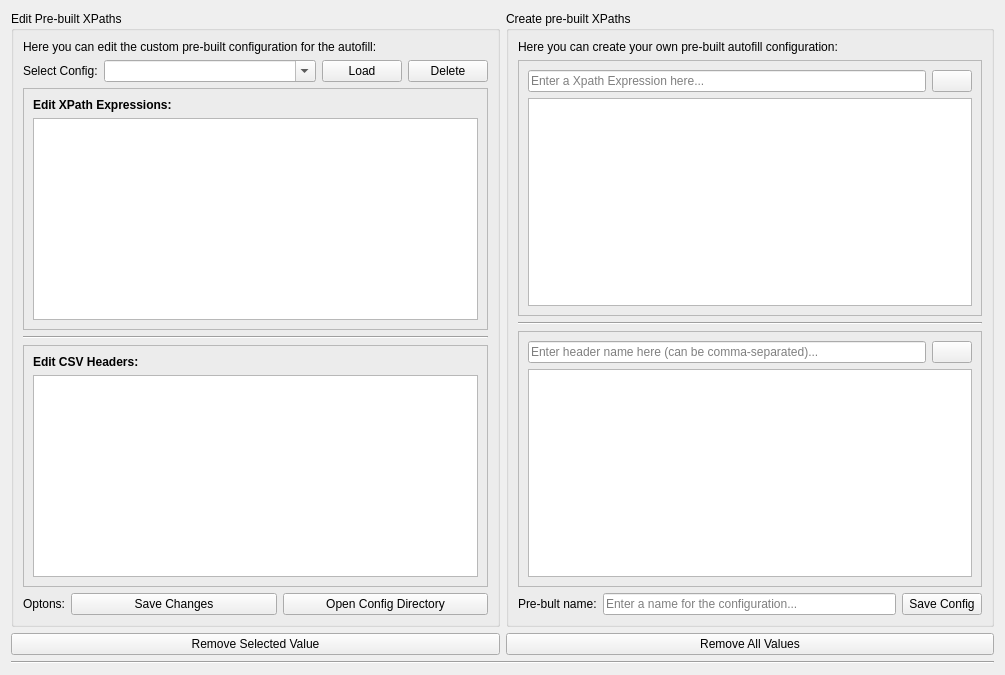
<?xml version="1.0" encoding="UTF-8"?>
<ui version="4.0">
 <class>PreBuiltXPathsManagerWidget</class>
 <widget class="QWidget" name="PreBuiltXPathsManagerWidget">
  <property name="windowModality">
   <enum>Qt::WindowModality::WindowModal</enum>
  </property>
  <property name="geometry">
   <rect>
    <x>0</x>
    <y>0</y>
    <width>1005</width>
    <height>675</height>
   </rect>
  </property>
  <property name="windowTitle">
   <string>PreBuilt XPaths Manager Widget</string>
  </property>
  <property name="windowIcon">
   <iconset resource="../resources/qrc/xmluvation_resources.qrc">
    <normaloff>:/icons/xml_256px.ico</normaloff>:/icons/xml_256px.ico</iconset>
  </property>
  <property name="toolTip">
   <string>Removes the all items in the focused listbox.</string>
  </property>
  <layout class="QVBoxLayout" name="verticalLayout">
   <item>
    <layout class="QHBoxLayout" name="MainHorLayout">
     <item>
      <layout class="QVBoxLayout" name="LeftSide">
       <item>
        <widget class="QGroupBox" name="groupBox_pre_built_xpaths_main">
         <property name="title">
          <string>Edit Pre-built XPaths</string>
         </property>
         <layout class="QVBoxLayout" name="verticalLayout_2">
          <item>
           <widget class="QLabel" name="label_9">
            <property name="text">
             <string>Here you can edit the custom pre-built configuration for the autofill:</string>
            </property>
           </widget>
          </item>
          <item>
           <layout class="QHBoxLayout" name="horizontalLayout">
            <item>
             <widget class="QLabel" name="lable_pre_built_xpaths">
              <property name="text">
               <string>Select Config:</string>
              </property>
             </widget>
            </item>
            <item>
             <widget class="QComboBox" name="combobox_xpath_configs">
              <property name="sizePolicy">
               <sizepolicy hsizetype="Expanding" vsizetype="Fixed">
                <horstretch>0</horstretch>
                <verstretch>0</verstretch>
               </sizepolicy>
              </property>
              <property name="editable">
               <bool>true</bool>
              </property>
             </widget>
            </item>
            <item>
             <widget class="QPushButton" name="button_load_config">
              <property name="toolTip">
               <string>Load the selected configuration and fill the two listboxes.</string>
              </property>
              <property name="text">
               <string>Load</string>
              </property>
             </widget>
            </item>
            <item>
             <widget class="QPushButton" name="button_delete_config">
              <property name="toolTip">
               <string>Deletes the selected configurtion all it's values.</string>
              </property>
              <property name="text">
               <string>Delete</string>
              </property>
             </widget>
            </item>
           </layout>
          </item>
          <item>
           <widget class="QFrame" name="frame_3">
            <property name="frameShape">
             <enum>QFrame::Shape::StyledPanel</enum>
            </property>
            <property name="frameShadow">
             <enum>QFrame::Shadow::Raised</enum>
            </property>
            <layout class="QVBoxLayout" name="verticalLayout_8">
             <item>
              <widget class="QLabel" name="label_7">
               <property name="font">
                <font>
                 <bold>true</bold>
                </font>
               </property>
               <property name="text">
                <string>Edit XPath Expressions:</string>
               </property>
              </widget>
             </item>
             <item>
              <widget class="QListWidget" name="list_widget_edit_xpath_expressions">
               <property name="focusPolicy">
                <enum>Qt::FocusPolicy::ClickFocus</enum>
               </property>
              </widget>
             </item>
            </layout>
           </widget>
          </item>
          <item>
           <widget class="Line" name="line_3">
            <property name="orientation">
             <enum>Qt::Orientation::Horizontal</enum>
            </property>
           </widget>
          </item>
          <item>
           <widget class="QFrame" name="frame_4">
            <property name="frameShape">
             <enum>QFrame::Shape::StyledPanel</enum>
            </property>
            <property name="frameShadow">
             <enum>QFrame::Shadow::Raised</enum>
            </property>
            <layout class="QVBoxLayout" name="verticalLayout_4">
             <item>
              <widget class="QLabel" name="label_8">
               <property name="font">
                <font>
                 <bold>true</bold>
                </font>
               </property>
               <property name="text">
                <string>Edit CSV Headers:</string>
               </property>
              </widget>
             </item>
             <item>
              <widget class="QListWidget" name="list_widget_edit_csv_headers">
               <property name="focusPolicy">
                <enum>Qt::FocusPolicy::ClickFocus</enum>
               </property>
              </widget>
             </item>
            </layout>
           </widget>
          </item>
          <item>
           <layout class="QHBoxLayout" name="horizontalLayout_6">
            <item>
             <widget class="QLabel" name="label_2">
              <property name="text">
               <string>Optons:</string>
              </property>
             </widget>
            </item>
            <item>
             <widget class="QPushButton" name="button_save_changes">
              <property name="sizePolicy">
               <sizepolicy hsizetype="Expanding" vsizetype="Fixed">
                <horstretch>0</horstretch>
                <verstretch>0</verstretch>
               </sizepolicy>
              </property>
              <property name="toolTip">
               <string>Save changes that you made to the two listboxes.</string>
              </property>
              <property name="text">
               <string>Save Changes</string>
              </property>
             </widget>
            </item>
            <item>
             <widget class="QPushButton" name="button_open_config_directory">
              <property name="sizePolicy">
               <sizepolicy hsizetype="Expanding" vsizetype="Fixed">
                <horstretch>0</horstretch>
                <verstretch>0</verstretch>
               </sizepolicy>
              </property>
              <property name="text">
               <string>Open Config Directory</string>
              </property>
             </widget>
            </item>
           </layout>
          </item>
         </layout>
        </widget>
       </item>
      </layout>
     </item>
     <item>
      <layout class="QVBoxLayout" name="RightSide">
       <item>
        <widget class="QGroupBox" name="groupBox">
         <property name="title">
          <string>Create pre-built XPaths</string>
         </property>
         <layout class="QVBoxLayout" name="verticalLayout_7">
          <item>
           <widget class="QLabel" name="label">
            <property name="text">
             <string>Here you can create your own pre-built autofill configuration:</string>
            </property>
            <property name="alignment">
             <set>Qt::AlignmentFlag::AlignLeading|Qt::AlignmentFlag::AlignLeft|Qt::AlignmentFlag::AlignVCenter</set>
            </property>
           </widget>
          </item>
          <item>
           <widget class="QFrame" name="frame">
            <property name="frameShape">
             <enum>QFrame::Shape::StyledPanel</enum>
            </property>
            <property name="frameShadow">
             <enum>QFrame::Shadow::Raised</enum>
            </property>
            <layout class="QVBoxLayout" name="verticalLayout_3">
             <item>
              <layout class="QHBoxLayout" name="horizontalLayout_3">
               <item>
                <widget class="QLineEdit" name="line_edit_xpath_expression">
                 <property name="placeholderText">
                  <string>Enter a Xpath Expression here...</string>
                 </property>
                </widget>
               </item>
               <item>
                <widget class="QPushButton" name="button_add_xpath_to_list">
                 <property name="toolTip">
                  <string>Add entered XPath Expression to it's listbox.</string>
                 </property>
                 <property name="text">
                  <string/>
                 </property>
                 <property name="icon">
                  <iconset theme="QIcon::ThemeIcon::ListAdd"/>
                 </property>
                </widget>
               </item>
              </layout>
             </item>
             <item>
              <widget class="QListWidget" name="list_widget_xpath_expressions">
               <property name="focusPolicy">
                <enum>Qt::FocusPolicy::ClickFocus</enum>
               </property>
              </widget>
             </item>
            </layout>
           </widget>
          </item>
          <item>
           <widget class="Line" name="line_2">
            <property name="orientation">
             <enum>Qt::Orientation::Horizontal</enum>
            </property>
           </widget>
          </item>
          <item>
           <widget class="QFrame" name="frame_2">
            <property name="frameShape">
             <enum>QFrame::Shape::StyledPanel</enum>
            </property>
            <property name="frameShadow">
             <enum>QFrame::Shadow::Raised</enum>
            </property>
            <layout class="QVBoxLayout" name="verticalLayout_6">
             <item>
              <layout class="QHBoxLayout" name="horizontalLayout_4">
               <item>
                <widget class="QLineEdit" name="line_edit_csv_header">
                 <property name="placeholderText">
                  <string>Enter header name here (can be comma-separated)...</string>
                 </property>
                </widget>
               </item>
               <item>
                <widget class="QPushButton" name="button_add_csv_header_to_list">
                 <property name="toolTip">
                  <string>Add entered CSV Header to it's listbox.</string>
                 </property>
                 <property name="text">
                  <string/>
                 </property>
                 <property name="icon">
                  <iconset theme="QIcon::ThemeIcon::ListAdd"/>
                 </property>
                </widget>
               </item>
              </layout>
             </item>
             <item>
              <widget class="QListWidget" name="list_widget_csv_headers">
               <property name="focusPolicy">
                <enum>Qt::FocusPolicy::ClickFocus</enum>
               </property>
              </widget>
             </item>
            </layout>
           </widget>
          </item>
          <item>
           <layout class="QHBoxLayout" name="horizontalLayout_5">
            <item>
             <widget class="QLabel" name="label_4">
              <property name="text">
               <string>Pre-bult name:</string>
              </property>
             </widget>
            </item>
            <item>
             <widget class="QLineEdit" name="line_edit_config_name">
              <property name="placeholderText">
               <string>Enter a name for the configuration...</string>
              </property>
             </widget>
            </item>
            <item>
             <widget class="QPushButton" name="button_save_config">
              <property name="toolTip">
               <string>Save your configurtion with all items that are in the two listboxes.</string>
              </property>
              <property name="text">
               <string>Save Config</string>
              </property>
             </widget>
            </item>
           </layout>
          </item>
         </layout>
        </widget>
       </item>
      </layout>
     </item>
    </layout>
   </item>
   <item>
    <layout class="QHBoxLayout" name="horizontalLayout_2">
     <item>
      <widget class="QPushButton" name="button_remove_selected">
       <property name="toolTip">
        <string>Removes the currently selected item in the focused listbox.</string>
       </property>
       <property name="text">
        <string>Remove Selected Value</string>
       </property>
      </widget>
     </item>
     <item>
      <widget class="QPushButton" name="button_remove_all">
       <property name="toolTip">
        <string>Removes all items in the focused listbox.</string>
       </property>
       <property name="text">
        <string>Remove All Values</string>
       </property>
      </widget>
     </item>
    </layout>
   </item>
   <item>
    <widget class="Line" name="line">
     <property name="orientation">
      <enum>Qt::Orientation::Horizontal</enum>
     </property>
    </widget>
   </item>
  </layout>
 </widget>
 <resources>
  <include location="../resources/qrc/xmluvation_resources.qrc"/>
 </resources>
 <connections/>
</ui>
